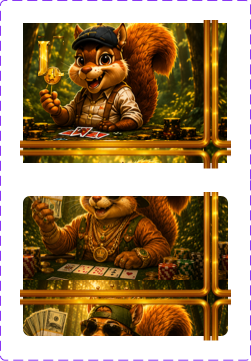
#> input picture apps/forest-gang/source_assets/Slots Figma/Squirrel.png, 251 x 361 px
$ python generate_expand_anim.py '../../../../source_assets/Slots Figma/Bear.png' '../../../../source_assets/Slots Figma/Squirrel.png' '../../../../source_assets/Slots Figma/Squirrel.png' '../../../../source_assets/Slots Figma/Squirrel.png'
#> lines starting #> are read from the running program, lines starting #| are printed output that depends on the picture
#!/usr/bin/env python3
"""Build an expanded-symbol animation spritesheet from a Magnific video.

Center-crops each video frame to the expand tile's inner-rect aspect, composites it
inside the tile's baked border (keeping the rounded corners), and packs a pixi
spritesheet JSON + webp. The clip does not loop — playback is ping-ponged at runtime.

Usage (out_dir is taken verbatim — this script lives under tools/, the sheets live under
static/, so always pass an explicit static/ path). Run from apps/forest-gang:
  python3 tools/assets/sprites/rabbitMoney/generate_expand_anim.py <video.mp4> <tile.png> \
    <out_dir> <name>
  e.g. python3 tools/assets/sprites/rabbitMoney/generate_expand_anim.py bear.mp4 \
         bear_expand.png static/assets/sprites/bearMoney bear_money
"""
import json
import os
import subprocess
import sys
import tempfile

from PIL import Image

VIDEO, TILE, OUT, NAME = sys.argv[1], sys.argv[2], sys.argv[3], sys.argv[4]
INSET = 22            # tile border ring thickness to keep on top
N, STEP = 40, 3       # 40 frames = every 3rd of ~120
FW, FH, COLS = 232, 750, 8

os.makedirs(OUT, exist_ok=True)
tile = Image.open(TILE).convert('RGBA')
#> tile is the input picture: PIL image 251x361 RGBA; mean R, G, B, A 71.2, 44.8, 10, 164.4
TW, TH = tile.size
#> TW = 251; TH = 361
alpha = tile.split()[-1]
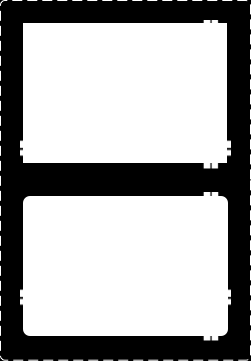
#> alpha: PIL image 251x361 L; min 0, max 255, mean 164.4
inner = (TW - 2 * INSET, TH - 2 * INSET)
#> inner = (207, 317)
ring_mask = alpha.copy()
ring_mask.paste(Image.new('L', inner, 0), (INSET, INSET))
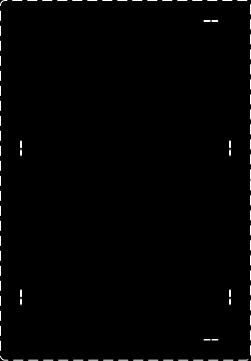
#> ring_mask: PIL image 251x361 L; min 0, max 255, mean 2.7

with tempfile.TemporaryDirectory() as tmp:
    subprocess.run(['ffmpeg', '-y', '-v', 'error', '-i', VIDEO, '-vsync', '0',
                    '-start_number', '0', f'{tmp}/f_%03d.png'], check=True)
#> (this line was passed over: subprocess is not available in this run)
#> (the run stopped early here; a loop or call above may not have finished)
